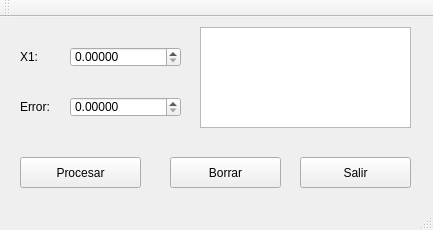
<?xml version="1.0" encoding="UTF-8"?>
<ui version="4.0">
 <class>MainWindow</class>
 <widget class="QMainWindow" name="MainWindow">
  <property name="geometry">
   <rect>
    <x>0</x>
    <y>0</y>
    <width>433</width>
    <height>230</height>
   </rect>
  </property>
  <property name="windowTitle">
   <string>MainWindow</string>
  </property>
  <widget class="QWidget" name="centralWidget">
   <widget class="QDoubleSpinBox" name="X1">
    <property name="geometry">
     <rect>
      <x>70</x>
      <y>30</y>
      <width>111</width>
      <height>20</height>
     </rect>
    </property>
    <property name="decimals">
     <number>5</number>
    </property>
    <property name="maximum">
     <double>999.990000000000009</double>
    </property>
   </widget>
   <widget class="QLabel" name="label">
    <property name="geometry">
     <rect>
      <x>20</x>
      <y>30</y>
      <width>30</width>
      <height>20</height>
     </rect>
    </property>
    <property name="text">
     <string>X1:</string>
    </property>
   </widget>
   <widget class="QDoubleSpinBox" name="Err">
    <property name="geometry">
     <rect>
      <x>70</x>
      <y>80</y>
      <width>111</width>
      <height>20</height>
     </rect>
    </property>
    <property name="decimals">
     <number>5</number>
    </property>
    <property name="maximum">
     <double>999.990000000000009</double>
    </property>
   </widget>
   <widget class="QLabel" name="label_3">
    <property name="geometry">
     <rect>
      <x>20</x>
      <y>80</y>
      <width>41</width>
      <height>20</height>
     </rect>
    </property>
    <property name="text">
     <string>Error:</string>
    </property>
   </widget>
   <widget class="QTextEdit" name="Texto">
    <property name="geometry">
     <rect>
      <x>200</x>
      <y>10</y>
      <width>211</width>
      <height>101</height>
     </rect>
    </property>
   </widget>
   <widget class="QPushButton" name="Procesar">
    <property name="geometry">
     <rect>
      <x>20</x>
      <y>140</y>
      <width>121</width>
      <height>31</height>
     </rect>
    </property>
    <property name="text">
     <string>Procesar</string>
    </property>
   </widget>
   <widget class="QPushButton" name="Borrar">
    <property name="geometry">
     <rect>
      <x>170</x>
      <y>140</y>
      <width>111</width>
      <height>31</height>
     </rect>
    </property>
    <property name="text">
     <string>Borrar</string>
    </property>
   </widget>
   <widget class="QPushButton" name="Salir">
    <property name="geometry">
     <rect>
      <x>300</x>
      <y>140</y>
      <width>111</width>
      <height>31</height>
     </rect>
    </property>
    <property name="text">
     <string>Salir</string>
    </property>
   </widget>
  </widget>
  <widget class="QMenuBar" name="menuBar">
   <property name="geometry">
    <rect>
     <x>0</x>
     <y>0</y>
     <width>433</width>
     <height>21</height>
    </rect>
   </property>
  </widget>
  <widget class="QToolBar" name="mainToolBar">
   <attribute name="toolBarArea">
    <enum>TopToolBarArea</enum>
   </attribute>
   <attribute name="toolBarBreak">
    <bool>false</bool>
   </attribute>
  </widget>
  <widget class="QStatusBar" name="statusBar"/>
 </widget>
 <layoutdefault spacing="6" margin="11"/>
 <resources/>
 <connections/>
</ui>
